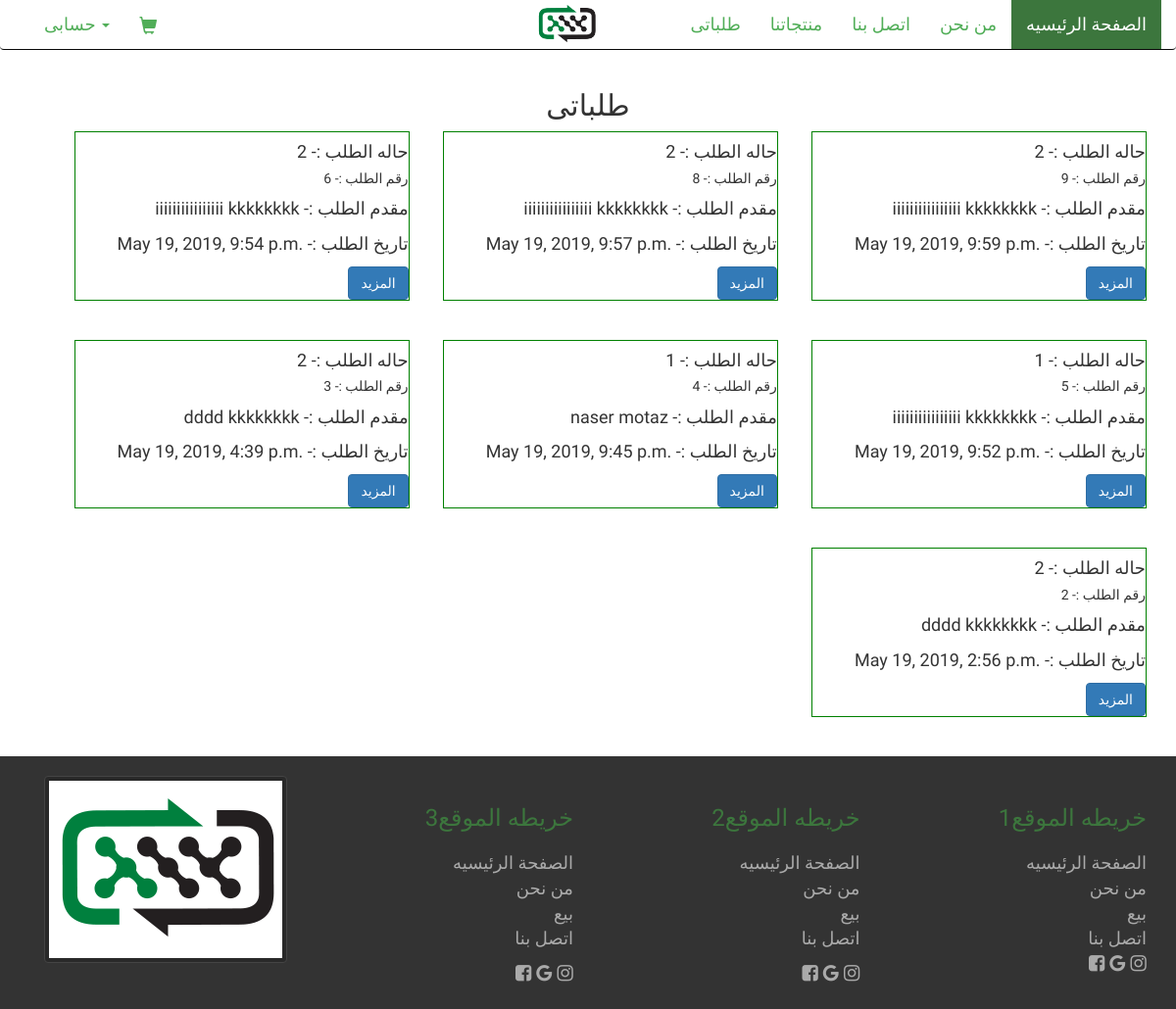
The app's page /orders/ (signed in) with its own data.
### orders/models.py (models this page shows, shortened)
class Order(models.Model):
  first_name = models.CharField(max_length=60, blank=True, null=True)
  last_name = models.CharField(max_length=60, blank=True, null=True)
  email = models.EmailField()
  phone_regex = RegexValidator(regex=r'^01[1|0|2|5][0-9]{8}$',
                               message="Phone number must match egyptian format")
  phone = models.CharField(validators=[phone_regex], max_length=11,
                           blank=True, null=True,
                           help_text=_('من فضلك ادخل رقم موبايل صحيح'))
  address = models.CharField(max_length=150, blank=True, null=True)
  city = models.ForeignKey(City, on_delete=models.CASCADE, null=True)
  user = models.ForeignKey(User, on_delete=models.CASCADE, null=True)
  created = models.DateTimeField(auto_now_add=True)
  updated = models.DateTimeField(auto_now=True)
  order_status = models.PositiveIntegerField(default=1)
  class Meta:
    ordering = ('-created',)

### orders/views.py (the view)
# urls.py: path('', views.order_list, name='order_list'),
def order_list(request):
  user_orders = Order.objects.filter(user=request.user)
  context = {
    'oredrs': user_orders
  }
  return render(request, 'orders/list.html', context)

### cart/context_processors.py (called while the page is built)
def cart(request):
  return {'cart': Cart(request)}

### orders/templates/orders/list.html (shortened to what this page needs)
{% extends "base/base.html" %}
{% load static %}
{% block content %}
  <div class="container">
    <div class="row">
      <h2 style="text-align: center;">طلباتى</h2>
      <div style="float: right;text-align: right" class="col-md-12">
        {% for o in oredrs %}
          <div style="border: 1px solid green;width: 30%;margin-left: 3%;
                      margin-bottom: 4rem;float: right;" class="card {{ o.category.id }}">
            <div class="card-body">
              <h4 class="card-title">{{ o.order_status }} -: حاله الطلب </h4>
              <h5 class="card-title">{{ o.id }} -:  رقم الطلب </h5>
              <p class="card-text">{{ o.last_name }} {{ o.first_name }} -: مقدم الطلب </p>
              <p class="card-text">{{ o.created }} -: تاريخ الطلب </p>
              <a href="{% url 'orders:order_detail' o.id %}" class="btn btn-primary"> المزيد</a>
            </div>
          </div>
        {% endfor %}
      </div>
    </div>
  </div>
{% endblock %}

### static/css/style.css (style rules this page uses)
html { scroll-behavior: smooth; }
body { font-size: 18px; font-weight: 300; font-family: 'Markazi Text', serif; }

### records on screen
Order: order_status "2", id "9", last_name "iiiiiiiiiiiiiiii", first_name "kkkkkkkk", created "May 19, 2019, 9:59 p.m."
Order: order_status "2", id "8", last_name "iiiiiiiiiiiiiiii", first_name "kkkkkkkk", created "May 19, 2019, 9:57 p.m."
Order: order_status "2", id "6", last_name "iiiiiiiiiiiiiiii", first_name "kkkkkkkk", created "May 19, 2019, 9:54 p.m."
Order: order_status "1", id "5", last_name "iiiiiiiiiiiiiiii", first_name "kkkkkkkk", created "May 19, 2019, 9:52 p.m."
Order: order_status "1", id "4", last_name "naser", first_name "motaz", created "May 19, 2019, 9:45 p.m."
Order: order_status "2", id "3", last_name "dddd", first_name "kkkkkkkk", created "May 19, 2019, 4:39 p.m."
Order: order_status "2", id "2", last_name "dddd", first_name "kkkkkkkk", created "May 19, 2019, 2:56 p.m."
